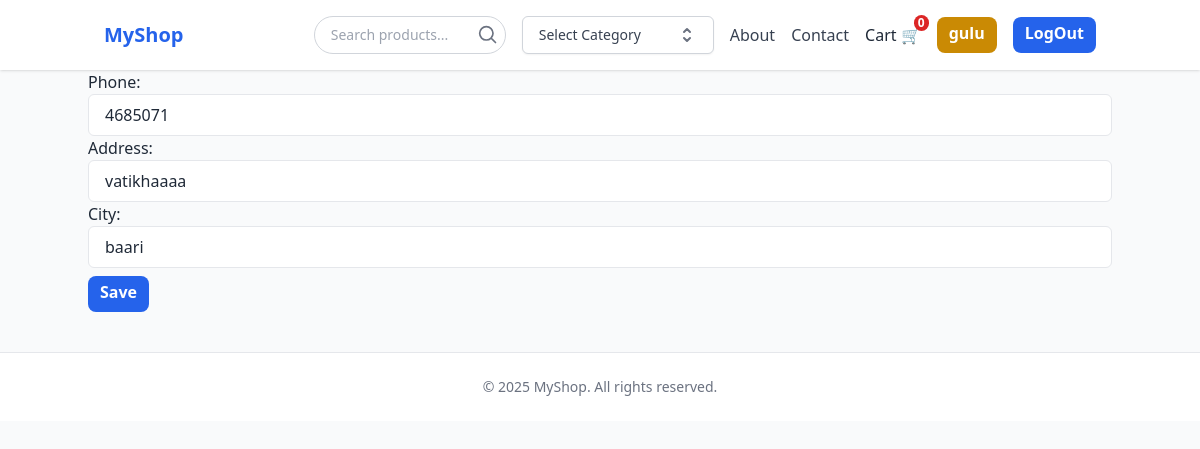
/update-profile/ (signed in), run on the app's committed database.
### store/models.py (models this page shows, shortened)
class Profile(models.Model):
    user = models.OneToOneField(User, on_delete=models.CASCADE)
    date_modified = models.DateTimeField(auto_now=True)
    phone = models.CharField(max_length=20, blank=True)
    address = models.CharField(max_length=150, blank=True)
    city = models.CharField(max_length=20, blank=True)

### store/views.py (the view)
# urls.py: path('update-profile/', views.update_profile, name='update-profile'),
def update_profile(request):
    if request.user.is_authenticated:
        profile = request.user.profile
        if request.method == "POST":
            form = UpdateProfileForm(request.POST, instance=profile)
            if form.is_valid():
                form.save()
                messages.success(request, "Profile saved successfully!")
                return redirect('update-user')
        else:
            form = UpdateProfileForm(instance=profile)
    return render(request, 'store/profile-update.html', {'form': form})

### store/forms.py
class UpdateProfileForm(forms.ModelForm):
    class Meta:
        model = Profile
        fields = ['phone', 'address', 'city']
    def __init__(self, *args, **kwargs):
        super().__init__(*args, **kwargs)
        self.fields['phone'].widget.attrs.update({
            'class': twcssforinput,
            'placeholder': 'Phone number'
        })
        self.fields['address'].widget.attrs.update({
            'class': twcssforinput,
            'placeholder': 'Address'
        })
        self.fields['city'].widget.attrs.update({
            'class': twcssforinput,
            'placeholder': 'City'
        })

### cart/context_processors.py (called while the page is built)
def cart(request):
    if request.user.is_authenticated and not request.user.is_staff:
        cart = loggedUserCart.objects.filter(user=request.user, is_active=True).order_by('-created_at').first()
        if not cart:
            cart = loggedUserCart.objects.create(user=request.user, is_active=True)
        return {
            'cart': cart,
            'prod_count': cart.cart_total_items,
        }
    else:
        cart = SessionCart(request)
        return {
            'cart': cart,
            'prod_count': sum(cart.cart.values()),
        }

### cart/models.py (called while the page is built)
    @property
    def cart_total_items(self):
        return self.items.aggregate(total=Sum('quantity'))['total'] or 0

### store/templates/store/profile-update.html (shortened to what this page needs)
{% extends 'store/base.html' %}
{% block content %}
<form action="" method="POST">
    {{ form }}
    <button type="submit" class="text-white hover:bg-blue-700 bg-blue-600 font-semibold px-3 py-1 pb-2 rounded-lg my-2">Save</button>
</form>
{% endblock %}

### store/templates/store/base.html (shortened to what this page needs)
{% load static %}
<!DOCTYPE html>
<html lang="en">
<head>
    <script src="https://cdn.tailwindcss.com"></script>
    <link rel="stylesheet" href="{% static 'store/style.css' %}">
</head>
<body class="flex flex-col min-h-screen bg-gray-50 text-gray-800">
    <header class="bg-white shadow">
        <div class="container mx-auto px-4 py-4 flex justify-between items-center">
            <a href="{% url 'home' %}" class="text-xl font-bold text-blue-600">MyShop</a>
            <nav class="flex items-center space-x-4">
                <form method="GET" action="{% url 'home' %}" class="relative w-48">
                    <input
                        type="text"
                        name="q"
                        placeholder="Search products..."
                        value="{{ request.GET.q }}"
                        class="w-full pl-4 pr-10 py-2 border border-gray-300 rounded-full text-sm focus:outline-none focus:ring-2 focus:ring-blue-400"
                    />
                    <button type="submit" class="absolute right-2 top-1/2 transform -translate-y-1/2 text-gray-500 hover:text-blue-600">
                        <svg xmlns="http://www.w3.org/2000/svg" class="h-5 w-5" fill="none"
                            viewBox="0 0 24 24" stroke="currentColor" stroke-width="2">
                            <path stroke-linecap="round" stroke-linejoin="round"
                                d="M21 21l-4.35-4.35M10 18a8 8 0 100-16 8 8 0 000 16z"/>
                        </svg>
                    </button>
                </form>
                <a href="" class="text-gray-700 hover:text-blue-500">
                    <div class="relative inline-block group">
                        <button class="inline-flex items-center justify-between w-48 px-4 py-2 bg-white border border-gray-300 rounded-md shadow-sm text-sm font-medium text-gray-700 hover:bg-gray-100">
                        Select Category
                        <svg class="w-5 h-5 ml-2 text-gray-500" xmlns="http://www.w3.org/2000/svg" fill="none" viewBox="0 0 20 20" stroke="currentColor">
                            <path stroke-linecap="round" stroke-linejoin="round" stroke-width="2" d="M7 7l3-3 3 3m0 6l-3 3-3-3" />
                        </svg>
                        </button>
                    </div>
                </a>
                <a href="" class="text-gray-700 hover:text-blue-500">About</a>
                <a href="" class="text-gray-700 hover:text-blue-500">Contact</a>
                <a href="{% url 'cart' %}" class="relative hover:text-blue-500">Cart 🛒
                    <span id="count" class="absolute -top-2 -right-2 inline-flex items-center justify-center px-1 py-0.5 text-xs font-bold leading-none text-white bg-red-600 rounded-full">
                        {{prod_count|default:0}}
                    </span>
                </a>
                {% if user.is_authenticated %}
                    <a href="{% url 'update-user' %}" class="text-white hover:bg-yellow-700 bg-yellow-600 font-semibold px-3 py-1 pb-2 rounded-lg">{{ user.username }}</a>
                    <a href="{% url 'logout' %}" class="text-white hover:bg-blue-700 bg-blue-600 font-semibold px-3 py-1 pb-2 rounded-lg">LogOut</a>
                {% else %}
                    <a href="{% url 'login' %}" class="text-white hover:bg-blue-700 bg-blue-600 font-semibold px-3 py-1 pb-2 rounded-lg">LogIn</a>
                    <a href="{% url 'register' %}" class="text-white hover:bg-blue-700 bg-blue-600 font-semibold px-3 py-1 pb-2 rounded-lg">Register</a>
                {% endif %}
            </nav>
        </div>
    </header>
    <div id="toast-container" class="fixed inset-0 flex flex-col items-center justify-center z-50 pointer-events-none">
    </div>
    <main class="container mx-auto">
        {% block content %}{% endblock %}
    </main>
    <footer class="bg-white border-t mt-8">
        <div class="container mx-auto px-4 py-6 text-center text-sm text-gray-500">
            &copy; {{ year|default:2025 }} MyShop. All rights reserved.
        </div>
    </footer>
</body>
</html>

### data on the page
Profile: phone "4685071", address "vatikhaaaa", city "baari"

### other printed values
{{ prod_count|default:0 }} "0"
{{ user.username }} "gulu"
{{ year|default:2025 }} "2025"
